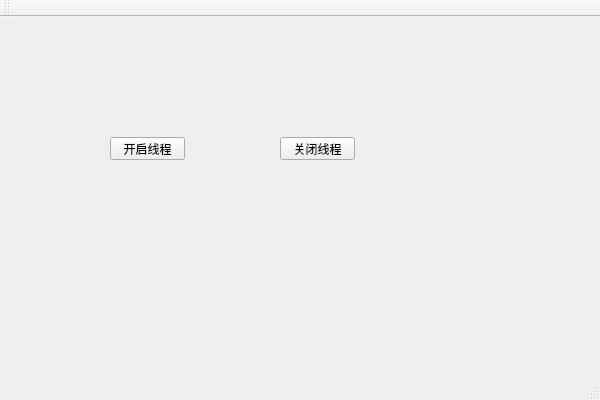
<?xml version="1.0" encoding="UTF-8"?>
<ui version="4.0">
 <class>mainwindowClass</class>
 <widget class="QMainWindow" name="mainwindowClass">
  <property name="geometry">
   <rect>
    <x>0</x>
    <y>0</y>
    <width>600</width>
    <height>400</height>
   </rect>
  </property>
  <property name="windowTitle">
   <string>mainwindow</string>
  </property>
  <widget class="QWidget" name="centralWidget">
   <widget class="QPushButton" name="pbStartThread">
    <property name="geometry">
     <rect>
      <x>110</x>
      <y>120</y>
      <width>75</width>
      <height>23</height>
     </rect>
    </property>
    <property name="text">
     <string>开启线程</string>
    </property>
   </widget>
   <widget class="QPushButton" name="pbStopThread">
    <property name="geometry">
     <rect>
      <x>280</x>
      <y>120</y>
      <width>75</width>
      <height>23</height>
     </rect>
    </property>
    <property name="text">
     <string>关闭线程</string>
    </property>
   </widget>
  </widget>
  <widget class="QMenuBar" name="menuBar">
   <property name="geometry">
    <rect>
     <x>0</x>
     <y>0</y>
     <width>600</width>
     <height>23</height>
    </rect>
   </property>
  </widget>
  <widget class="QToolBar" name="mainToolBar">
   <attribute name="toolBarArea">
    <enum>TopToolBarArea</enum>
   </attribute>
   <attribute name="toolBarBreak">
    <bool>false</bool>
   </attribute>
  </widget>
  <widget class="QStatusBar" name="statusBar"/>
 </widget>
 <layoutdefault spacing="6" margin="11"/>
 <resources>
  <include location="mainwindow.qrc"/>
 </resources>
 <connections/>
</ui>
